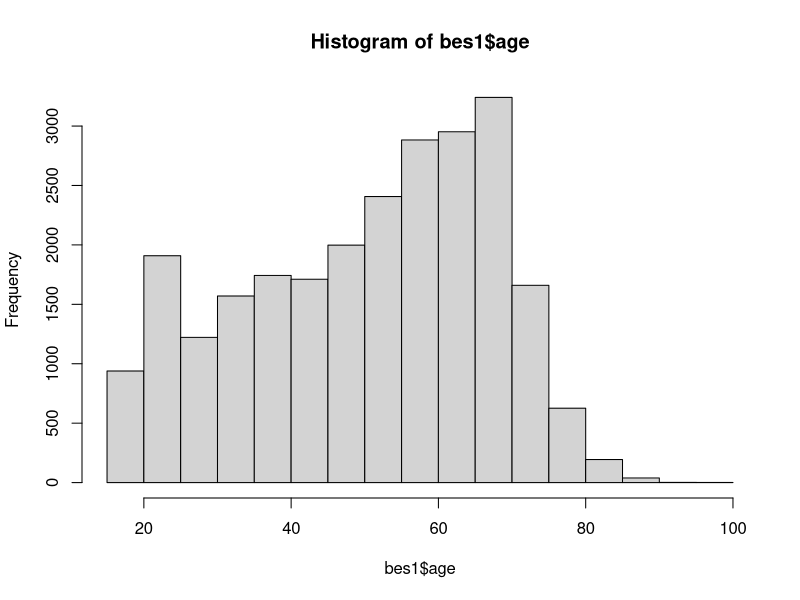
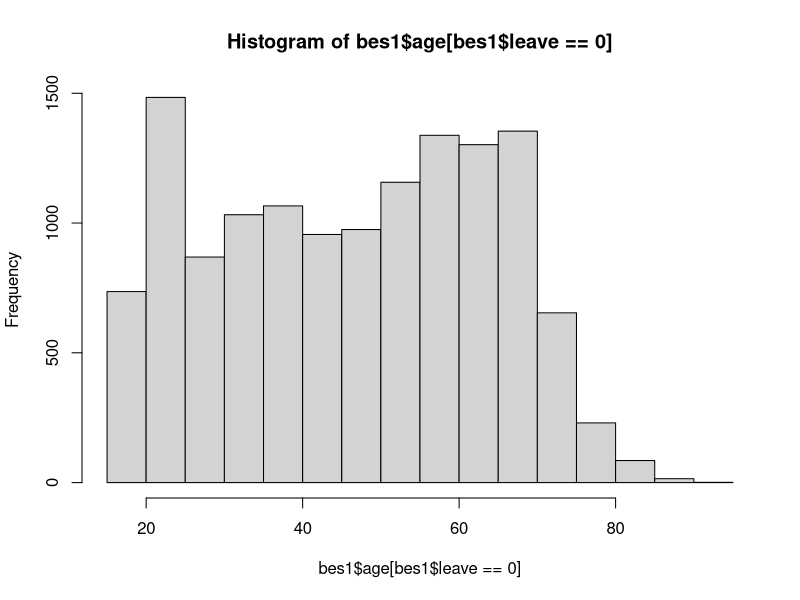
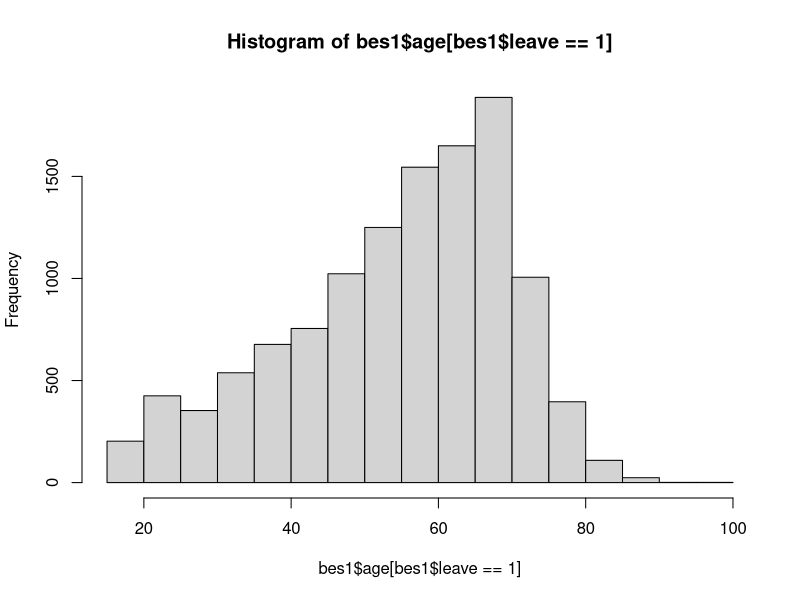
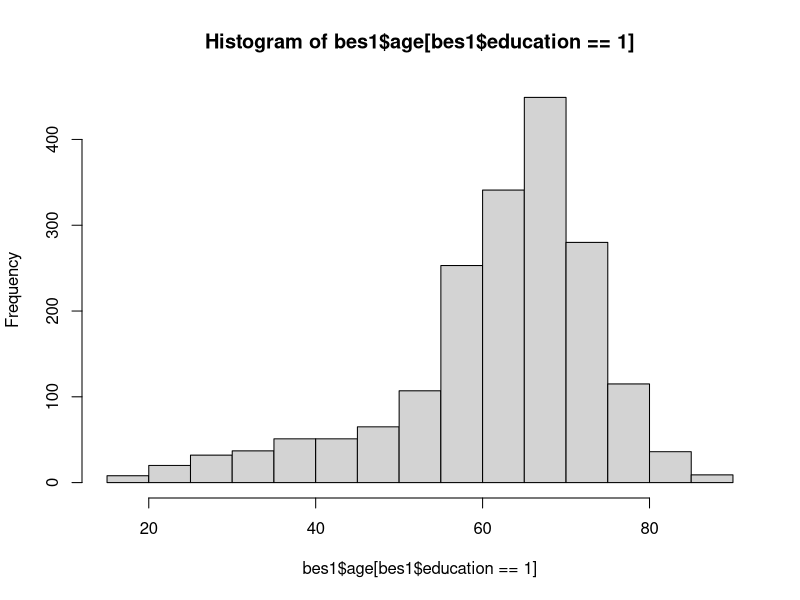
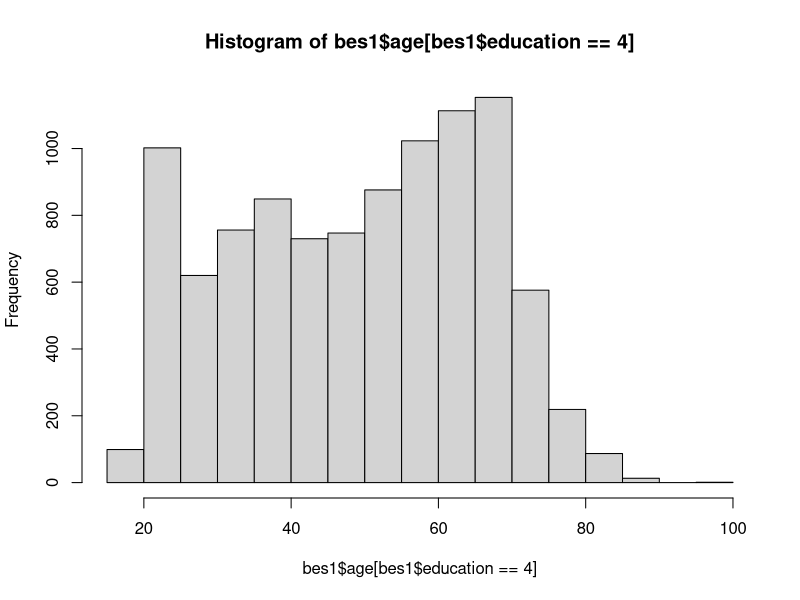
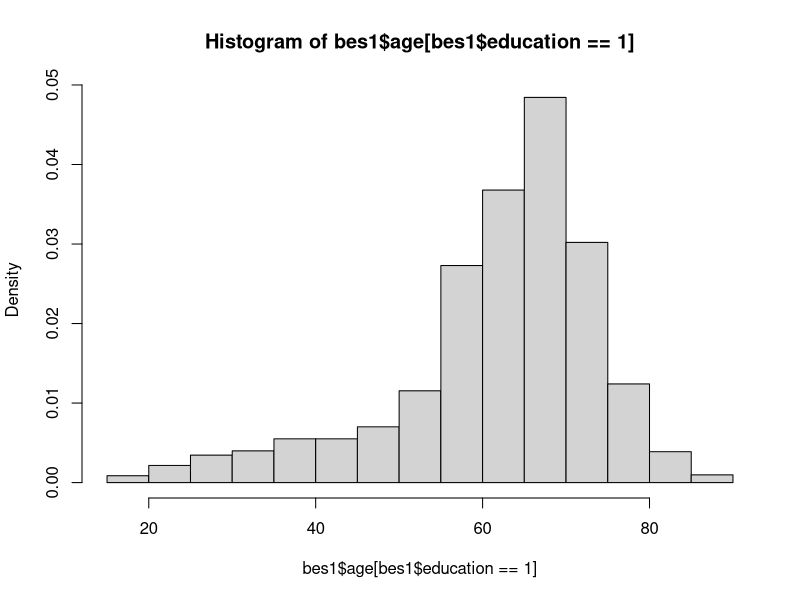
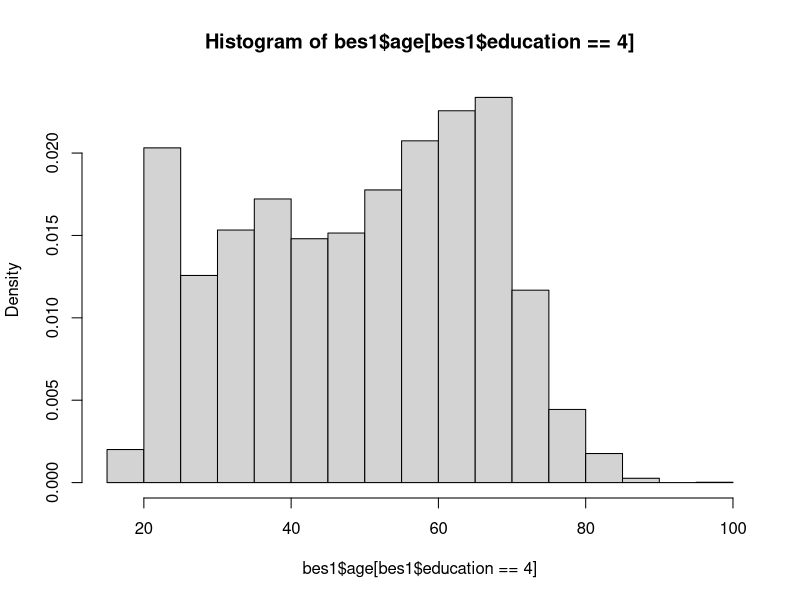
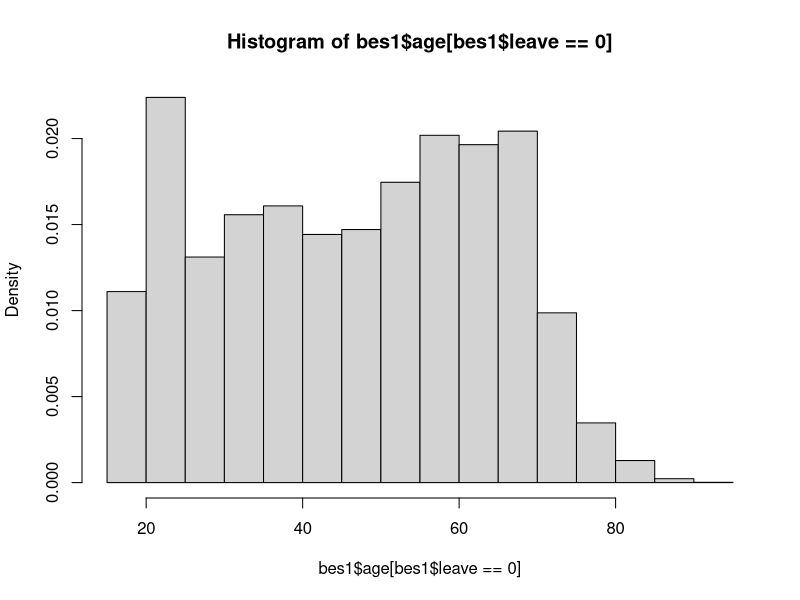

Generate these figures, in order, with R:
## 3. INFERRING POPULATION CHARACTERISTICS VIA SURVEY RESEARCH

## 3.3 MEASURING SUPPORT FOR BREXIT

## Set the working directory
setwd("~/Desktop/DSS") # example of setwd() for Mac 
setwd("C:/user/Desktop/DSS") # example for Windows

## Load the dataset
bes <- read.csv("BES.csv") # reads and stores data

## Understand the data
## (Read about description of variables and unit of observation)
head(bes) # shows first observations

## Identify the types of variables included
## (character vs. numeric; binary vs. non-binary)

## Identify the number of observations
dim(bes) # provides dimensions of dataframe: rows, columns

## Predicting the referendum outcome
## Frequency tables
table(bes$vote) # creates frequency table of vote

## Tables of proportions 
## option a: create frequency table first
freq_table <- table(bes$vote) # object with frequency table
prop.table(freq_table) # creates table of proportions

## option b: do it all at once
prop.table(table(bes$vote)) # creates table of proportions

## 3.4 WHO SUPPORTED BREXIT?

## Handling missing data
table(bes$education, exclude=NULL) # table() including NAs
mean(bes$leave) # mean() without removing NAs
mean(bes$leave, na.rm=TRUE) # mean() removing NAs
bes1 <- na.omit(bes) # removes observations with NAs
head(bes) # shows first observations of original dataframe
head(bes1) # shows first observations of new dataframe
dim(bes) # provides dimensions (rows, columns) of original dataframe
dim(bes1) # provides dimensions (rows, columns) of new dataframe

## Two-way frequency tables
table(bes1$leave, bes1$education) 

## Two-way tables of proportions
prop.table(table(bes1$leave, bes1$education)) 
prop.table(table(bes1$leave, bes1$education), margin=1) # with margin=1
prop.table(table(bes1$leave, bes1$education), margin=2) # with margin=2

## Histograms
hist(bes1$age) # creates histogram of all observations in age
hist(bes1$age[bes1$leave==0]) # creates histogram for non−supporters 
hist(bes1$age[bes1$leave==1]) # creates histogram for supporters

## Density histograms
## Create histograms
hist(bes1$age[bes1$education==1]) # for respondents w/ no qualifications
hist(bes1$age[bes1$education==4]) # for respondents w/ undergraduate degree
## Create density histograms
hist(bes1$age[bes1$education==1], freq=FALSE) # for respondents w/ no qualifications
hist(bes1$age[bes1$education==4], freq=FALSE) # for respondents w/ undergraduate degree

## Create density histograms
hist(bes1$age[bes1$leave==0], freq=FALSE) # for non-supporters
hist(bes1$age[bes1$leave==1], freq=FALSE) # for supporters

## Descriptive statistics
mean(bes1$age[bes1$leave==0]) # mean age of non−supporters
mean(bes1$age[bes1$leave==1]) # mean age of supporters
median(bes1$age[bes1$leave==0]) # median age of non−supporters
median(bes1$age[bes1$leave==1]) # median age of supporters
sd(bes1$age[bes1$leave==0]) # sd of age for non−supporters
sd(bes1$age[bes1$leave==1]) # sd of age for supporters
var(bes1$age[bes1$leave==1]) # variance of age for supporters
sd(bes1$age[bes1$leave==1])^2 # square of sd of age for supporters
sqrt(var(bes1$age[bes1$leave==1])) # square root of variance of age for supporters

## 3.5 RELATIONSHIP BETWEEN EDUCATION AND THE LEAVE VOTE IN THE ENTIRE UK

## Set the working directory
setwd("~/Desktop/DSS") # example of setwd() for Mac 
setwd("C:/user/Desktop/DSS") # example for Windows

## Load the dataset
dis <- read.csv("UK_districts.csv") # reads and stores data

## Understand the data
## (Read about description of variables and unit of observation)
head(dis) # shows first observations

## Identify the types of variables included
## (character vs. numeric; binary vs. non-binary)

## Identify the number of observations
dim(dis) # provides dimensions of dataframe: rows, columns

## Handling missing data
dis1 <- na.omit(dis) # removes observations with NAs
dim(dis1) # provides dimensions (rows, columns) of new dataframe

## Scatter plot
plot(dis1$high_education, dis1$leave) # creates scatter plot, required arguments in this order: X, Y
plot(x=dis1$high_education, y=dis1$leave) # creates scatter plot, using names of the arguments 
plot(y=dis1$leave, x=dis1$high_education) # creates scatter plot, using names of the arguments

## Add straight dashed lines to the most recent graph
abline(v=mean(dis1$high_education), lty="dashed") # vertical
abline(h=mean(dis1$leave), lty="dashed") # horizontal

## Correlation
cor(dis1$high_education, dis1$leave) # calculates correlation between X and Y
cor(dis1$leave, dis1$high_education) # calculates correlation between Y and X
